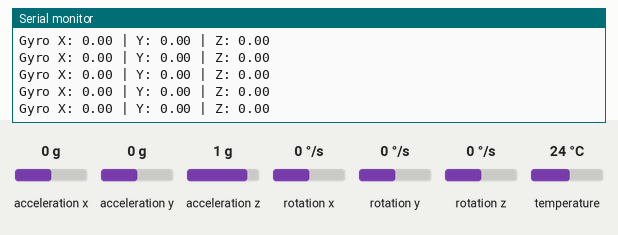
Recording of a sketch running on a simulated ESP32. On the bench: the last lines printed to the serial monitor. The inputs (shaded band) are chosen by the test bench; at power-on: rotation x 0 °/s, rotation y 0 °/s, rotation z 0 °/s, acceleration x 0 g, acceleration y 0 g, acceleration z 1 g, temperature 24 °C.

Above: at 1.2 s.
1.3 s: rotation x set to -192 °/s
At 2.3 s:
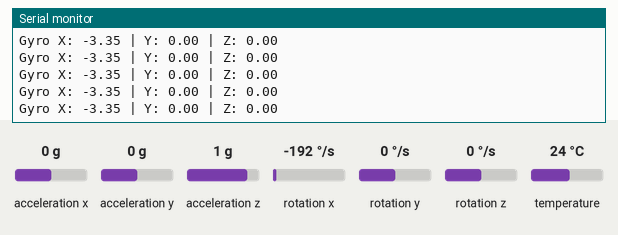
2.8 s: rotation y set to -192 °/s
At 3.3 s:
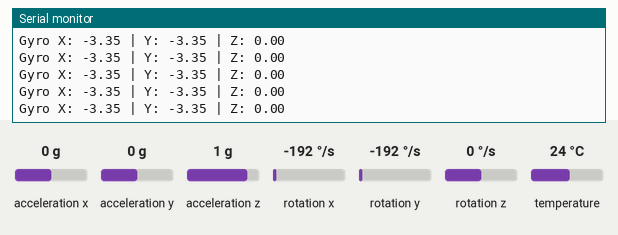
4.3 s: rotation z set to -192 °/s
At 5.1 s:
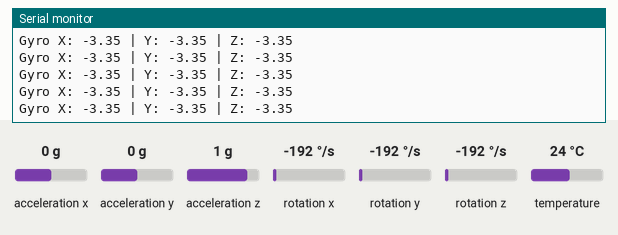

The sketch:

drone_main_esp32.ino
```cpp
#include <Adafruit_MPU6050.h>
#include <Adafruit_Sensor.h>
#include <Wire.h>

Adafruit_MPU6050 mpu;

void setup(void) {
  Serial.begin(115200);
  Serial1.begin(115200);
  Wire.begin(21,22);

  // Try to initialize!
  if (!mpu.begin()) {
    Serial.println("Failed to find MPU6050 chip");
    while (1) {
      delay(10);
    }
  }
  Serial.println("MPU6050 Found!");

  mpu.setAccelerometerRange(MPU6050_RANGE_8_G);
  mpu.setGyroRange(MPU6050_RANGE_500_DEG);
  mpu.setFilterBandwidth(MPU6050_BAND_21_HZ);
  Serial.println("MPU6050 ready!");
}

void loop() {
  /* Get new sensor events with the readings */
  sensors_event_t a, g, temp;
  mpu.getEvent(&a, &g, &temp);

  float gyroData[3] = {
    g.gyro.x,
    g.gyro.y,
    g.gyro.z
  };

  Serial1.write((uint8_t*)gyroData, sizeof(gyroData));

  Serial.print("Gyro X: "); Serial.print(gyroData[0]);
  Serial.print(" | Y: "); Serial.print(gyroData[1]);
  Serial.print(" | Z: "); Serial.println(gyroData[2]);

  delay(10);

}
```

Measured:
- after the input at 1.3 s, the serial monitor: prints a new line at once (image 1)
- after the input at 2.8 s, the serial monitor: prints a new line at once (image 2)
- after the input at 4.3 s, the serial monitor: prints a new line at once (image 3)
